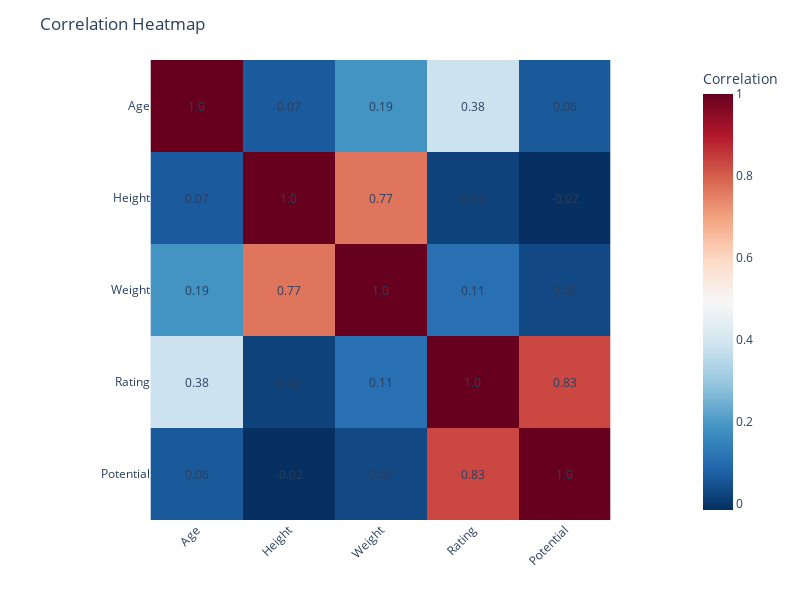

Notebook code for this chart:
### Markdown cell above
- The players with the highest potential as of 2016 (the last year of the dataset) are all around 30+ years old;
- An exception is Neymar who was 25 years old at the time;
- The average height is 181cm and average weight 168kg;
- The average Rating and Potential are 70 and 76, signaling the huge gap between top world players and the rest.

### Code cell
# TODO: reverse colour

plotter.plotly_correlation_heatmap(players_potential)

### Figure 1 — Plotly figure (JSON) as saved in the notebook; plotly's stock layout.template omitted (floating-point values rounded to 4 significant figures)
{"data": [{"coloraxis": "coloraxis", "hovertemplate": "x: %{x}<br>y: %{y}<br>Correlation: %{z}<extra></extra>", "name": "0", "type": "heatmap", "x": ["Age", "Height", "Weight", "Rating", "Potential"], "xaxis": "x", "y": ["Age", "Height", "Weight", "Rating", "Potential"], "yaxis": "y", "z": [[1, 0.06594, 0.1872, 0.3829, 0.0619], [0.06594, 1, 0.766, 0.01909, -0.01518], [0.1872, 0.766, 1, 0.1086, 0.03219], [0.3829, 0.01909, 0.1086, 1, 0.8314], [0.0619, -0.01518, 0.03219, 0.8314, 1]]}], "layout": {"annotations": [{"showarrow": false, "text": "1.0", "x": 0, "y": 0}, {"showarrow": false, "text": "0.07", "x": 0, "y": 1}, {"showarrow": false, "text": "0.19", "x": 0, "y": 2}, {"showarrow": false, "text": "0.38", "x": 0, "y": 3}, {"showarrow": false, "text": "0.06", "x": 0, "y": 4}, {"showarrow": false, "text": "0.07", "x": 1, "y": 0}, {"showarrow": false, "text": "1.0", "x": 1, "y": 1}, {"showarrow": false, "text": "0.77", "x": 1, "y": 2}, {"showarrow": false, "text": "0.02", "x": 1, "y": 3}, {"showarrow": false, "text": "-0.02", "x": 1, "y": 4}, {"showarrow": false, "text": "0.19", "x": 2, "y": 0}, {"showarrow": false, "text": "0.77", "x": 2, "y": 1}, {"showarrow": false, "text": "1.0", "x": 2, "y": 2}, {"showarrow": false, "text": "0.11", "x": 2, "y": 3}, {"showarrow": false, "text": "0.03", "x": 2, "y": 4}, {"showarrow": false, "text": "0.38", "x": 3, "y": 0}, {"showarrow": false, "text": "0.02", "x": 3, "y": 1}, {"showarrow": false, "text": "0.11", "x": 3, "y": 2}, {"showarrow": false, "text": "1.0", "x": 3, "y": 3}, {"showarrow": false, "text": "0.83", "x": 3, "y": 4}, {"showarrow": false, "text": "0.06", "x": 4, "y": 0}, {"showarrow": false, "text": "-0.02", "x": 4, "y": 1}, {"showarrow": false, "text": "0.03", "x": 4, "y": 2}, {"showarrow": false, "text": "0.83", "x": 4, "y": 3}, {"showarrow": false, "text": "1.0", "x": 4, "y": 4}], "coloraxis": {"colorbar": {"title": {"text": "Correlation"}}, "colorscale": [[0, "rgb(5,48,97)"], [0.1, "rgb(33,102,172)"], [0.2, "rgb(67,147,195)"], [0.3, "rgb(146,197,222)"], [0.4, "rgb(209,229,240)"], [0.5, "rgb(247,247,247)"], [0.6, "rgb(253,219,199)"], [0.7, "rgb(244,165,130)"], [0.8, "rgb(214,96,77)"], [0.9, "rgb(178,24,43)"], [1, "rgb(103,0,31)"]]}, "height": 600, "margin": {"t": 60}, "title": {"text": "Correlation Heatmap"}, "width": 800, "xaxis": {"anchor": "y", "constrain": "domain", "domain": [0, 1], "scaleanchor": "y", "tickangle": -45}, "yaxis": {"anchor": "x", "autorange": "reversed", "constrain": "domain", "domain": [0, 1], "title": {"text": ""}}}}
